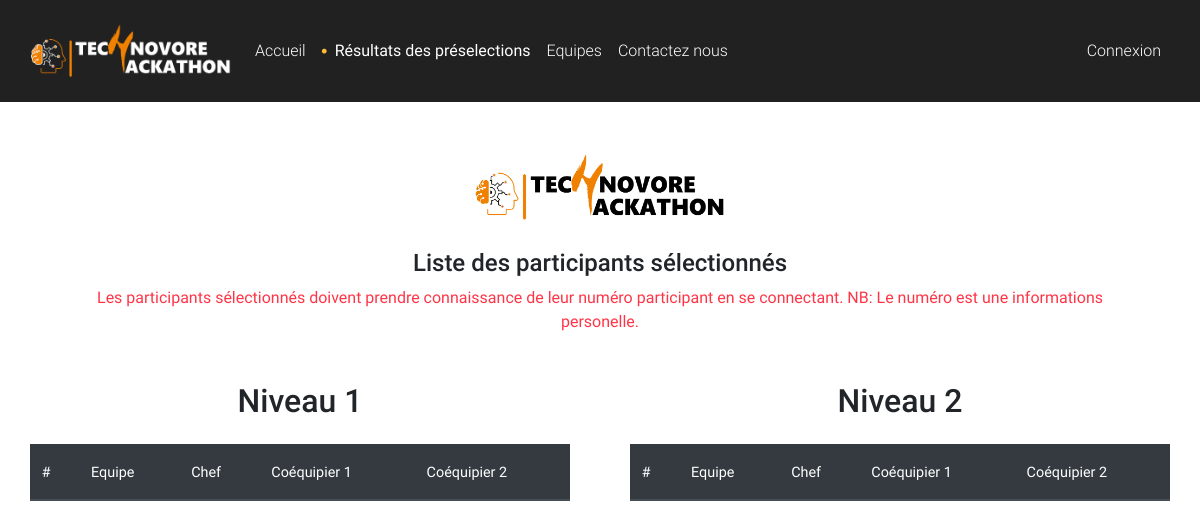
Page /resultats/ on the earlier database version.
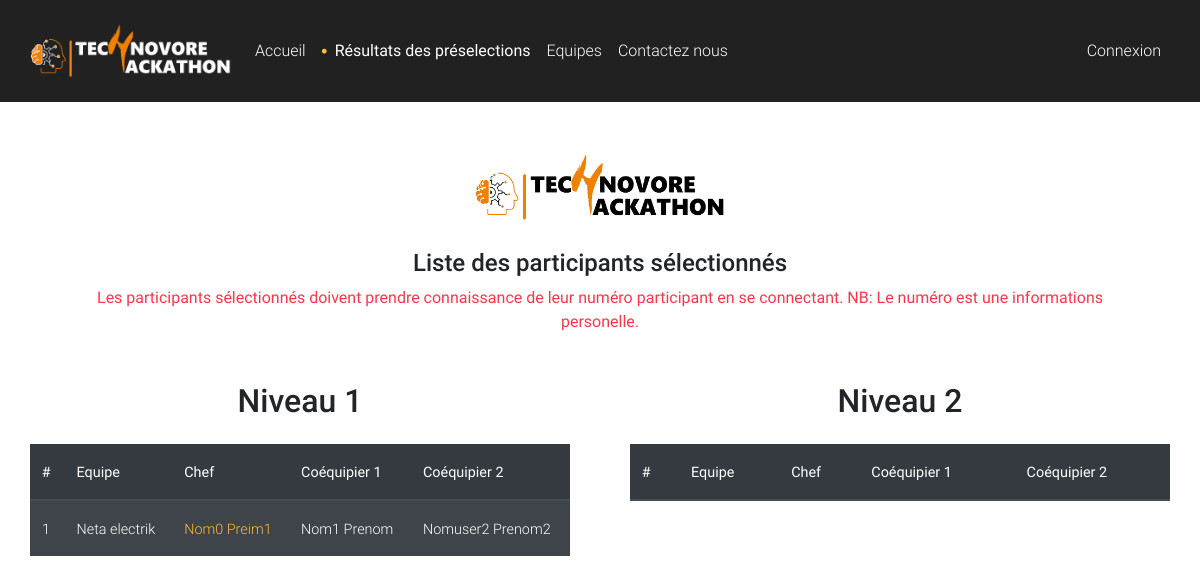
Same page on the later database version.
### participant/models.py (models this page shows, shortened)
class Equipe(models.Model):
    nom = models.CharField(max_length=150)
    password = models.CharField(max_length=2000)
    salle = models.CharField(
        max_length=20, choices=listes.salles, null=True, blank=True, default="")
    selectionner = models.BooleanField(default=True)
    chef = models.CharField(max_length=150)
    date_creation = models.DateTimeField(
        'date de création', auto_now_add=True)
    niveau = models.CharField(max_length=8, choices=listes.niveau)

class Participant(models.Model):
    user = models.OneToOneField(User, on_delete=models.CASCADE, related_name='participant')
    numero = models.CharField(max_length=8,null=True,blank=True)
    equipe = models.ForeignKey(Equipe, on_delete=models.CASCADE, related_name='participants')
    is_chief = models.BooleanField(default=False)
    def __str__(self):
        self.nom = "{} {}".format(self.user.last_name, self.user.first_name)
        return self.nom

### technohack/views.py (the view)
# urls.py: path('resultats/', views.resultats, name='attente'),
def resultats(request):
    equipes = Equipe.objects.all().filter(selectionner=True).order_by('-selectionner','nom')
    equipes_niveau1 = equipes.filter(niveau='Niveau 1')
    equipes_niveau2 = equipes.filter(niveau='Niveau 2')
    return render(request, 'resultats.html', locals())

### templates/resultats.html (shortened to what this page needs)
{% extends 'base.html' %}
{% load static %}
{% block content %}
<div class="container-fluid">
  <div class="text-center p-5">
    <div class="mb-4"><img style="width: 250px" src="{% static 'images/logoofficiel.png' %}"></div>
    <div class="h4 text-center">Liste des participants sélectionnés</div>
    <div class="text-danger"><strong>Les participants sélectionnés doivent prendre connaissance de leur numéro participant en se connectant. NB: Le numéro est une informations personelle.</strong></div>
  </div>
</div>
<div class="container-fluid">
  <div class="row">
    <div class="col-md-6 col-sm-12 ">
      <div class="container">
        <div class="text-center mb-4 h2">Niveau 1</div>
        <div class="table-responsive-xl text-nowrap">
          <table class="table table-striped table-dark table-hover">
            <thead>
              <tr>
                <th>#</th>
                <th>Equipe</th>
                <th>Chef</th>
                <th>Coéquipier 1</th>
                <th>Coéquipier 2</th>
              </tr>
            </thead>
            <tbody>
              {% for equipe in equipes_niveau1 %}
              <tr>
                <td>{{forloop.counter}}</td>
                <td>{{equipe.nom.capitalize}}</td>
                {% for participant in equipe.participants.all %}
                  <td>
                    <span  {% if participant|lower == equipe.chef|lower %} class="text-warning" {% endif %}>
                    {{participant.user.last_name.capitalize}}
                    {{participant.user.first_name.capitalize}}
                    </span>
                  </td>
                {% endfor %}
              </tr>
              {% endfor %}
            </tbody>
          </table>
        </div>
      </div>
    </div>
    <div class="col-md-6 col-sm-12 ">
      <div class="container">
        <div class="text-center mb-4 h2">Niveau 2</div>
        <div class="table-responsive-xl text-nowrap">
          <table class="table table-striped table-dark table-hover">
            <thead>
              <tr>
                <th>#</th>
                <th>Equipe</th>
                <th>Chef</th>
                <th>Coéquipier 1</th>
                <th>Coéquipier 2</th>
              </tr>
            </thead>
          </table>
        </div>
      </div>
    </div>
  </div>
</div>
{% endblock content %}

### templates/base.html (shortened to what this page needs)
{% load static %}
<!DOCTYPE html>
<html lang="en">
  <head>
    <link
      rel="stylesheet"
      href="https://use.fontawesome.com/releases/v5.11.2/css/all.css"
    />
    <link href="{% static 'css/bootstrap.min.css' %}" rel="stylesheet" />
    <link href="{% static 'css/mdb.min.css' %}" rel="stylesheet" />
  </head>
  <body class="medical-lp">
    <nav class="navbar elegant-color-dark py-3 navbar-expand-lg navbar-dark">
      <div class="container-fluid">
        <a class="navbar-brand" href="{% url 'accueil' %}"
          ><img
            src="{% static 'images/logoofficiel_blanc.png' %}"
            alt=""
            width="200"
            height="auto"
        /></a>
        <div class="collapse navbar-collapse" id="navbarSupportedContent">
          <ul class="navbar-nav mr-auto smooth-scroll">
            {% if not user.is_authenticated %}
            <li class="nav-item">
              <a class="nav-link" href="{% url 'accueil' %}"
                >Accueil <span class="sr-only">(current)</span></a
              >
            </li>
            {% endif %}
             <li class="nav-item">
                <a
                  class="nav-link font-weight-bolder"
                  href="{% if user.is_staff %}{% url 'attente' %}{% else %}{% url 'attente' %}{% endif %}"
                  data-offset="80"
                  ><i style="font-size: 5px; vertical-align: middle;"class="fa fa-xs fa-circle text-warning"></i> &nbsp;Résultats des préselections</a>
              </li>
            <li class="nav-item">
              <a class="nav-link" href="{% url 'equipes' %}" data-offset="80"
                >Equipes</a
              >
            </li>
            {% if not user.is_staff %}
            <li class="nav-item">
              <a class="nav-link" href="{% url 'contact' %}#contact" data-offset="80">Contactez nous</a>
            </li>
            {% endif %}
          </ul>
          <ul class="navbar-nav nav-flex-icons">
            {% if user.is_authenticated %}
                {% if user.username == 'organisateur' %}
                  <div class="dropdown">
                    <a class="dropdown-toggle white-text" id="dropdownMenuButton" data-toggle="dropdown" aria-haspopup="true" aria-expanded="false"><i class="fas fa-user-tie" style="font-size:37px;"></i> {{user}}</a>
                    <div class="dropdown-menu" aria-labelledby="dropdownMenuButton">
                      <a class="dropdown-item" href="{% url 'organisateur:deconnexion' %}"
                        >Deconnexion</a
                      >
                    </div>
                  </div>
                {% elif user.username == 'admin' %}
                  <div class="dropdown">
                      <a class="dropdown-toggle white-text" id="dropdownMenuButton" data-toggle="dropdown" aria-haspopup="true" aria-expanded="false"><i class="fas fa-user-cog" style="font-size:37px;"></i> {{user}}</a>
                      <div class="dropdown-menu" aria-labelledby="dropdownMenuButton">
                        <a class="dropdown-item" href="{% url 'organisateur:deconnexion' %}"
                          >Deconnexion</a
                        >
                      </div>
                  </div>
                {% else %}
                  <div class="dropdown">
                    <a class="dropdown-toggle white-text" id="dropdownMenuButton" data-toggle="dropdown" aria-haspopup="true" aria-expanded="false"><i class="fas fa-user"></i> {{user}}</a>
                    <div class="dropdown-menu" aria-labelledby="dropdownMenuButton">
                      <a class="dropdown-item" href="{% url 'participant:profile' user %}">Profile</a>
                      <a class="dropdown-item" href="{% url 'organisateur:deconnexion' %}">Deconnexion</a>
                    </div>
                  </div>
                {% endif %}
            {% else %}
            <li class="nav-item">
              <a class="nav-link" href="{% url 'participant:connexion' %}"
                >Connexion</a
              >
            </li>
            {% endif %}
          </ul>
        </div>
      </div>
    </nav>
    {% block content %} {% endblock content %}
  </body>
</html>

### templates/base.html (style rules this page uses)
html, body, header, .view { height: 100%; }

Differences in the rows shown:
added Equipe: nom "Neta electrik"
added Participant: user.last_name "Nom0", user.first_name "Preim1"
added Participant: user.last_name "Nom1", user.first_name "Prenom"
added Participant: user.last_name "Nomuser2", user.first_name "Prenom2"
